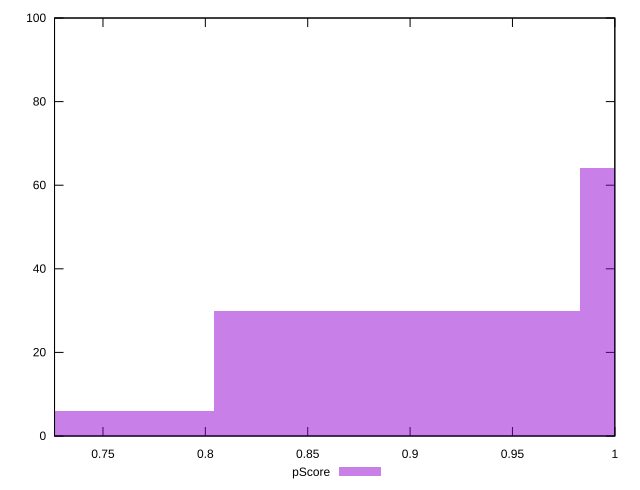

Here is the gnuplot script that generated this plot:
reset

$pScore <<EOF
0.714783082485529 6
1.0721746237282934 64
0.8934788531069113 30
EOF

set key outside below
set boxwidth 0.17869577062138225
set xrange [0.726340000099606:1]
set yrange [0:100]
set trange [0:100]
set style fill transparent solid 0.5 noborder
set terminal svg size 640, 490 enhanced background rgb 'white'
set output "report_00019_2021-02-10T18-14-37.922Z//uses-rel-preconnect/samples/pages+cached+noadtech+nomedia/pScore/histogram.svg"

plot $pScore title "pScore" with boxes

reset
